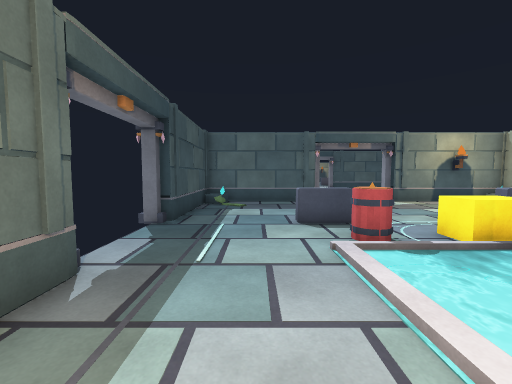
View 1 (above)

13 first-person views from a walk through a scene from a Unity 3-D project. The camera is 1.4 m above the floor, tilts 4° down and sees 90° across. The floor is counted in squares, 1 m on a side. Each view is taken from the middle of a square. On the plan, view 1 faces up. The plan holds only what a view shows up to about 13 squares ahead; the rest is blank. The place goes on beyond the plan. The player is left out. Surface patterns are stand-ins for the level's own textures.

View 2
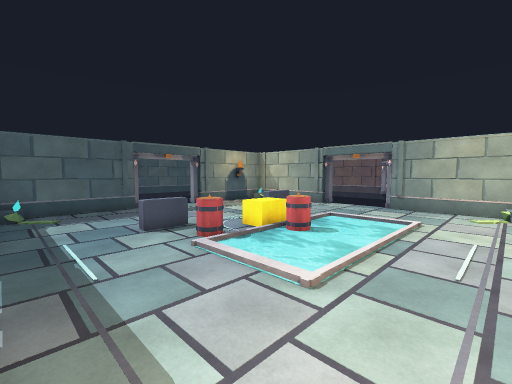

View 3
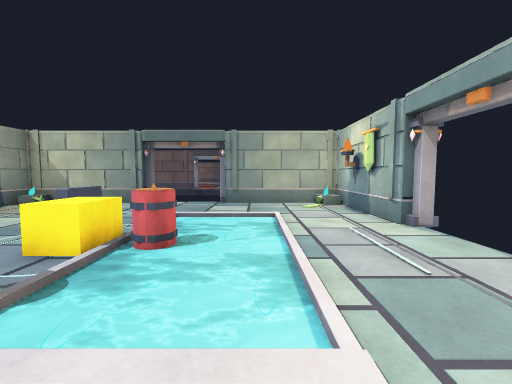

View 4
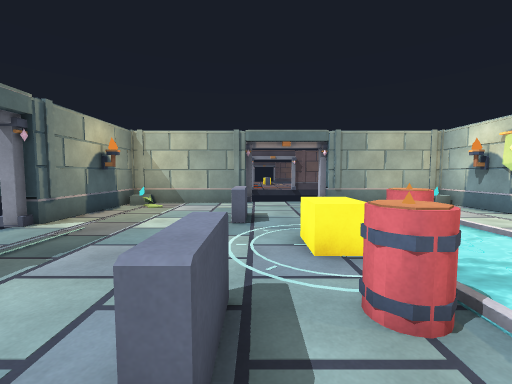

View 5
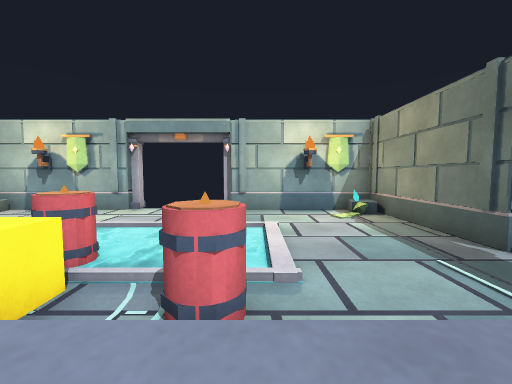

View 6
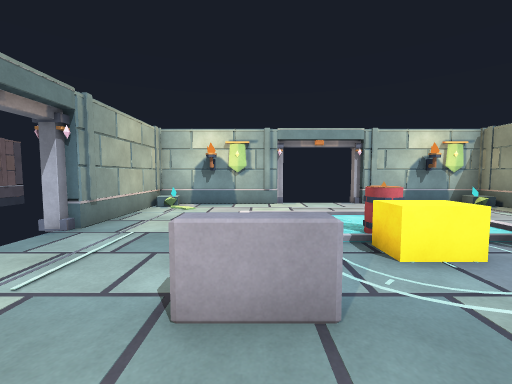

View 7
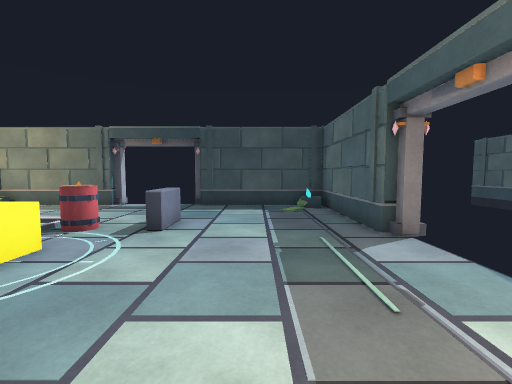

View 8
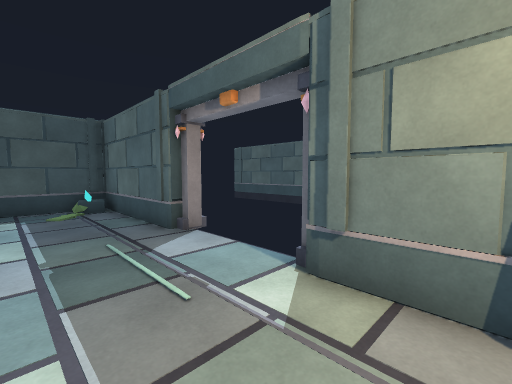

View 9
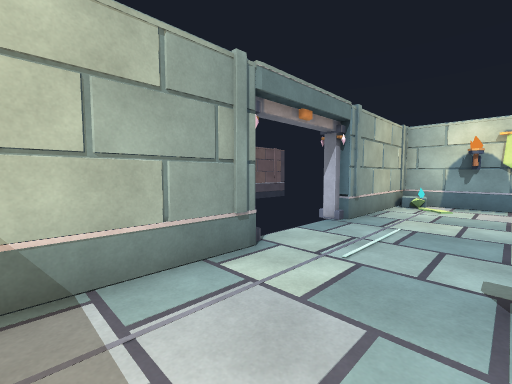

View 10
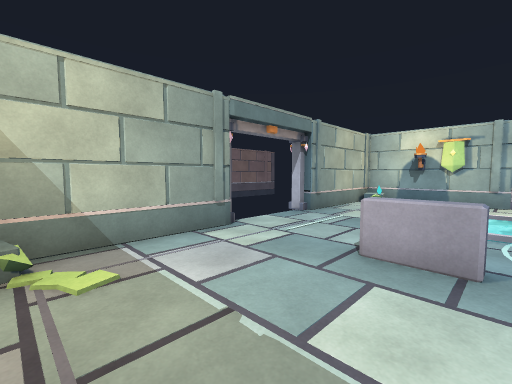

View 11
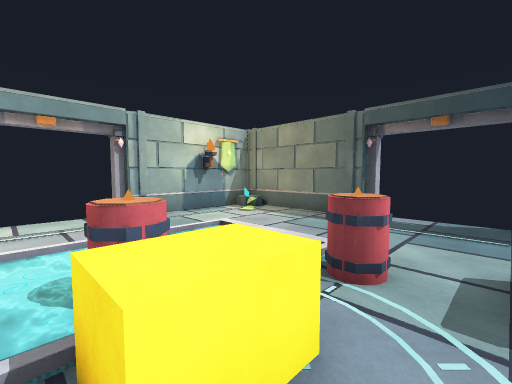

View 12
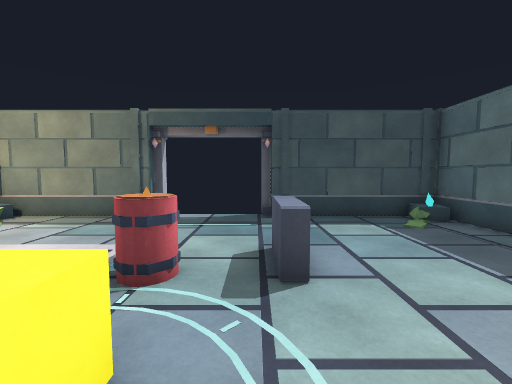

View 13
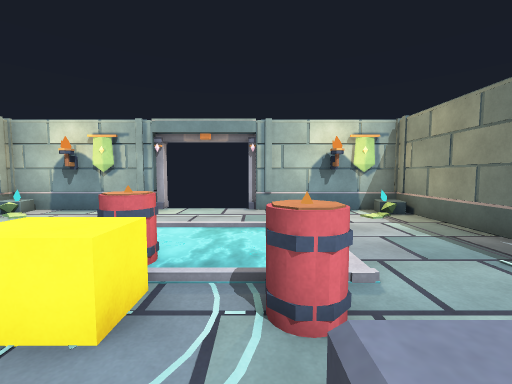

### Floor plan
Key: @ floor where view 1 was taken; # wall or solid block; x gap in a wall; . floor; / step, stairs or slope; ^ raised ledge; O other object.
Columns run from 3 left of view 1 to 13 right of it. Each row starts with its distance up from view 1.
 14       #   #
 13 #######...#######
 12 ##.............##
 11 #...............#
 10 #...............#
  9 #...............#
  8 #...............#
  7 x....^.....^....x
  6  .....O.^.......
  5  ....OO.^.. ....
  4 x....   O   ....x
  3 #....       ....#
  2 #....       ....#
  1 #....///////....#
  0 #..@............#
 -1 #/.............##
 -2 #######...#######
 -3       #   #

Positions as (right, up) in squares from view 1, and headings:
1: (0, 0), facing up
2: (-2, -1), facing up-right
3: (0, 2), facing right
4: (0, 7), facing right
5: (2, 8), facing down
6: (8, 10), facing down
7: (9, 10), facing left
8: (9, 10), facing up-left
9: (9, 11), facing down-right
10: (7, 12), facing down-right
11: (6, 7), facing down-left
12: (6, 7), facing left
13: (3, 8), facing down
